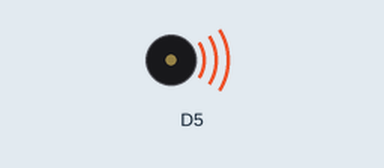
Simulated run of this sketch. Board: ESP8266 (NodeMCU). Parts: buzzer (waves = sounding).

Above: at 0.2 s.
Timing chart, 0 to 3.0 s (numbered marks = the images above):
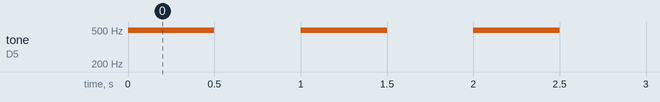

The sketch:

Buzzer_01.ino
```cpp
//int Buzzer = 7; //for Arduino Microcontroller
int Buzzer = D7; //for ESP8266 Microcontroller
//int Buzzer = 4; //for ESP32 Microcontroller

void setup()
{

}

void loop()
{
    tone(14, 494, 500);
    delay(1000);
}
```

Measured:
- by itself, tone on D5: alternates 494 Hz for 0.50 s and silent for 0.50 s
